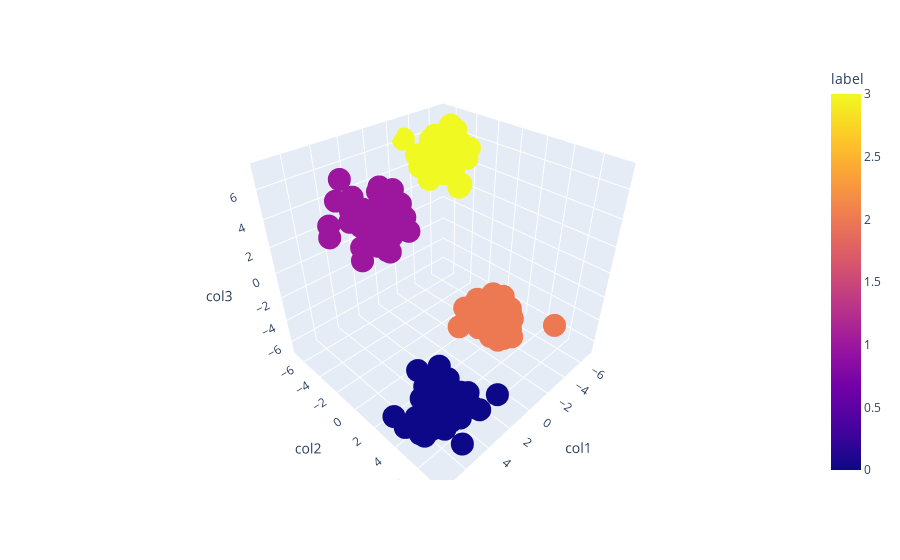

The notebook cell saved with this chart:
### Code cell
fig = px.scatter_3d(df, x='col1', y='col2', z='col3', color='label')
fig.show()

### Figure 1 — Plotly figure (JSON) as saved in the notebook; plotly's stock layout.template omitted (floating-point values rounded to 4 significant figures; data arrays with more than 128 entries replaced by an {"elided": "..."} marker saying what was removed)
{"data": [{"hovertemplate": "col1=%{x}<br>col2=%{y}<br>col3=%{z}<br>label=%{marker.color}<extra></extra>", "legendgroup": "", "marker": {"color": {"elided": "200 int values"}, "coloraxis": "coloraxis", "symbol": "circle"}, "mode": "markers", "name": "", "scene": "scene", "showlegend": false, "type": "scatter3d", "x": {"elided": "200 float values"}, "y": {"elided": "200 float values"}, "z": {"elided": "200 float values"}}], "layout": {"coloraxis": {"colorbar": {"title": {"text": "label"}}, "colorscale": [[0, "#0d0887"], [0.1111, "#46039f"], [0.2222, "#7201a8"], [0.3333, "#9c179e"], [0.4444, "#bd3786"], [0.5556, "#d8576b"], [0.6667, "#ed7953"], [0.7778, "#fb9f3a"], [0.8889, "#fdca26"], [1, "#f0f921"]]}, "legend": {"tracegroupgap": 0}, "margin": {"t": 60}, "scene": {"domain": {"x": [0, 1], "y": [0, 1]}, "xaxis": {"title": {"text": "col1"}}, "yaxis": {"title": {"text": "col2"}}, "zaxis": {"title": {"text": "col3"}}}}}
